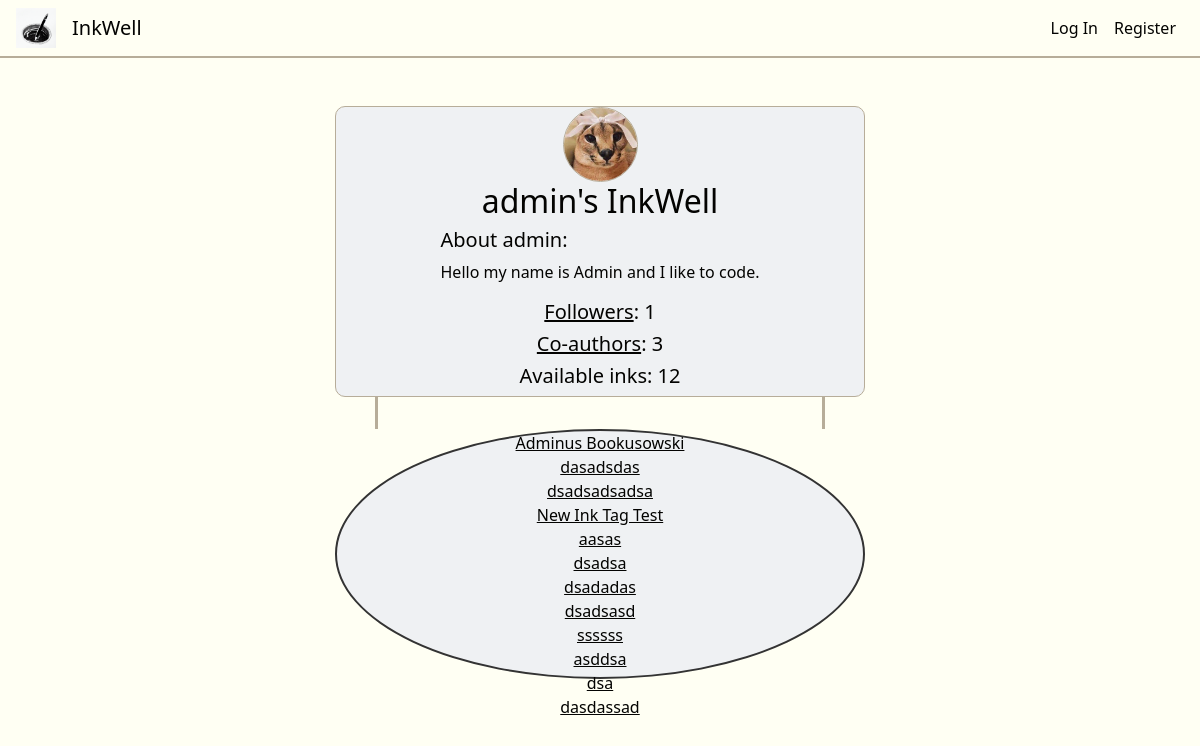
The app's page /well/admin with its own data.
### inkwell/models.py (models this page shows, shortened)
class User(AbstractUser):
    about = models.CharField(max_length=250, default="")
    profilePicture = models.ImageField(upload_to='', blank=True, null=True)
    @property
    def acceptedCoAuthorRequests(self): # Amount of accepted co-author requests the author got from other authors
        acar = Ink.objects.filter(inkOwner=self).exclude(coAuthors=None).values_list('coAuthors', flat=True)
        return acar.count()
    @property
    def followers(self):
        f = Follow.objects.filter(followee=self)
        return f.count()
    def __str__(self):
        return f"{self.username}"

class Ink(models.Model):
    wellOrigin = models.ForeignKey(Well, on_delete=models.CASCADE, related_name="well_pk", default="")
    inkOwner = models.ForeignKey(User, on_delete=models.CASCADE, related_name="ink_owner", default="")
    coAuthors = models.ManyToManyField(User, related_name="CoAuthors", blank=True)
    privateStatus = models.BooleanField(default=False)
    updateStatus = models.BooleanField(default=False) # If the Ink is edited at least once, this changes to true
    ink_following = models.ManyToManyField(User, related_name="ink_following", blank=True)
    tags = models.ManyToManyField(Tag, related_name="tags", blank=True)
    description = models.CharField(max_length=500, default="")
    title = models.CharField(max_length=64, default="")
    views = models.PositiveBigIntegerField(default=0)
    creation_date = models.DateTimeField(default=timezone.now, editable=False)

### inkwell/views.py (the view)
# urls.py: path('well/<str:username>', views.well, name='well'),
def well(request, username):
    followCheck = False
    wellOwner = User.objects.get(username=username)
    if request.user.is_authenticated:
        current_user = User.objects.get(pk=request.user.pk)
        if Follow.objects.filter(follower=current_user, followee=wellOwner):
            followCheck = True
    inks = Ink.objects.filter(inkOwner=wellOwner.pk)
    followers = wellOwner.followers
    co_authors = wellOwner.acceptedCoAuthorRequests
    return render(request, "inkwell/well.html", {
        "wellOwner": wellOwner,
        "inks": inks,
        "followers": followers,
        "ink_number": len(inks),
        "coAuthors": co_authors,
        "followCheck": followCheck,
        "title": f"{wellOwner}'s InkWell"
    })

### inkwell/templates/inkwell/well.html (shortened to what this page needs)
{% extends "inkwell/layout.html" %}
{% block body %}
<div class="well-col disFdirColAliCen mt-5">
    <div class="well-banner disFdirColAliCen">
        {% if wellOwner.profilePicture %}
            <img class="author-profile-picture" src="/media/{{wellOwner.profilePicture}}">
        {% else %}
            <img class="author-profile-picture" src="/media/no-profile-picture-icon.jpg">
        {% endif %}
        <h2 class="text-center" id="well-username" data-name="{{ wellOwner }}">{{ wellOwner }}'s InkWell</h2>
        <div class="profileAboutMe">
            <h5>About {{ wellOwner }}:</h5>
            <p>{{ wellOwner.about }}</p>
        </div>
        <h5><a href="{% url 'followers' username=wellOwner %}">Followers</a>: {{ followers }}</h5>
        <h5><a href="{% url 'coauthors' username=wellOwner %}">Co-authors</a>: {{ coAuthors }}</h5>
        <h5>Available inks: {{ ink_number }}</h5>
    </div>
    <div class="wellUnderBanner disFdirColAliCen">
        <div class="buttonsWellUnderBanner">
        </div>
    </div>
    <div class="well" id="well">
        <div class="inksInWell disFdirColAliCen">
            {% for ink in inks %}
                <a href="{% url 'ink_view' inkID=ink.id %}">{{ink.title}}</a>
            {% endfor %}
        </div>
    </div>
</div>
{% endblock %}

### inkwell/static/inkwell/styles.css (style rules this page uses)
:root { --black: #020202ff; --dark-green: #0d2818ff; --pakistan-green: #04471cff; --sea-green: #058c42ff; --malachite: #16db65ff; --coquelicot: #f15025ff; --white: #ffffffff; --platinum: #e6e8e6ff; --timberwolf: #ced0ceff; --eerie-black: #191919ff; --gunmetal: #223843ff; --antiflash-white: #eff1f3ff; --timberwolf: #dbd3d8ff; --desert-sand: #d8b4a0ff; --burnt-sienna: #d77a61ff; --baby-powder: #fdfffcff; --lapis-lazuli: #235789ff; --fire-engine-red: #c1292eff; --school-bus-yellow: #f1d302ff; --raisin-black: #161925ff; --khaki: #b7ad99ff; --folly: #ff4365ff; --black: #030301ff; --turquoise: #00d9c0ff; --ivory: #fffff3ff; --primary-color: var(--antiflash-white); --secondary-color: var(--ivory); --background-color: var(--ivory); --text-color: var(--black); --border-color: var(--khaki); --button-color: var(--khaki); }
p, a, h1, h2, h3, h4, h5, span { color: var(--text-color); }
body { background-color: var(--background-color); margin: 0; z-index: 0; }
.disFdirColAliCen { display: flex; flex-direction: column; align-items: center; }
@media (min-width: 531px) { .well-banner, .well { width: 530px; } }
@media (min-width: 531px) { .wellUnderBanner { width: 450px; } }
.author-profile-picture { border: 1px var(--border-color) solid; border-radius: 50%; width: 75px; height: 75px; overflow: hidden; }
.well-col { width: auto; }
.well-banner { height: auto; border: 1.5px var(--border-color) solid; background-color: var(--primary-color); border-radius: 10px; }
.wellUnderBanner { height: auto; border-left: 3px var(--border-color) solid; border-right: 3px var(--border-color) solid; }
.buttonsWellUnderBanner { padding: 1rem; }
.well { height: 250px; border: 2px solid #333; border-radius: 50%; background-color: var(--primary-color); }

### records on screen
User: profilePicture (picture), username "admin", about "Hello my name is Admin and I like to code."
Ink: title "Adminus Bookusowski"
Ink: title "dasadsdas"
Ink: title "dsadsadsadsa"
Ink: title "New Ink Tag Test"
Ink: title "aasas"
Ink: title "dsadsa"
Ink: title "dsadadas"
Ink: title "dsadsasd"
Ink: title "ssssss"
Ink: title "asddsa"
Ink: title "dsa"
Ink: title "dasdassad"

### other values on screen
{{ followers }} "1"
{{ coAuthors }} "3"
{{ ink_number }} "12"
